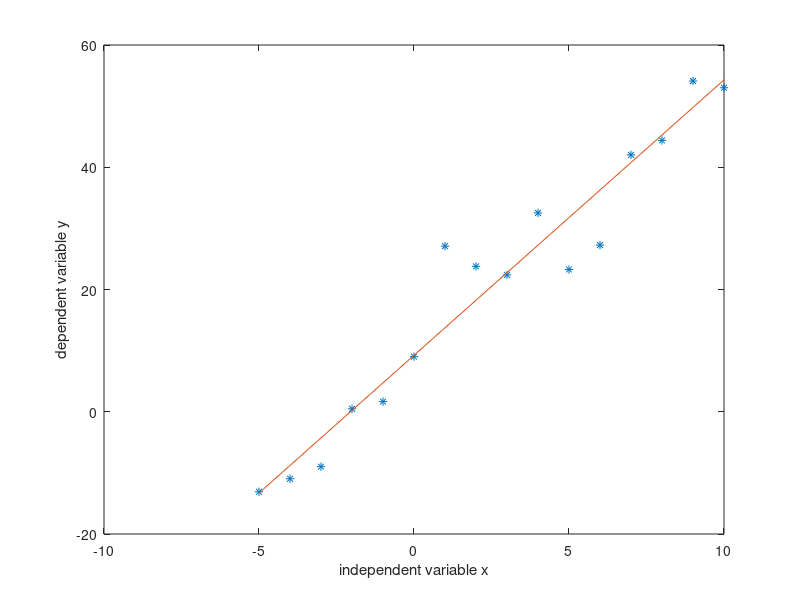

Recreate this plot in MATLAB. (Note: this script raises an error after producing the figure.)
clear all
close all
clc
m=5; c =10 ; % slope and intercepts
x= (-5:10)'; % x is a column vector
y=m*x+c; % y is a column vector
n=length(x); % number of data points
% let us generate n disturbing values from normal distribution with
% sigma=5 . That is, standard deviation =5
noise= 5*randn(n,1); % nx1 column vector
yd=y+noise;
A=[x ones(n,1)];
Alpha= inv(A'*A)*A'*yd;
ycap=A*Alpha;
plot(x,yd,'*') ; % plot scattered data points
hold on
plot(x, ycap); % plot the regression line
xlabel('independent variable x')
ylabel('dependent variable y')
ev =yd-ycap; % error vector.
% Verify that error vector is orthogonal to column vectors of A
Check = A'*ev ;
% print check on screen
Format bank
Check